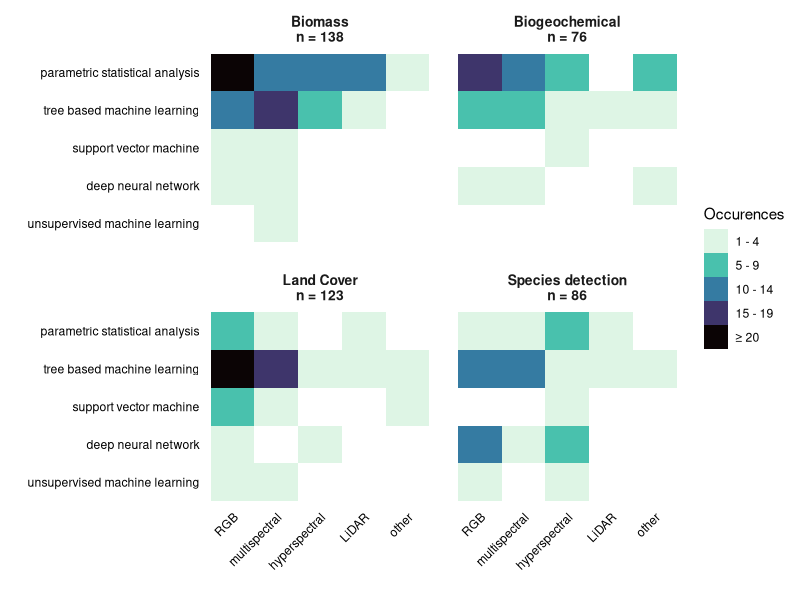
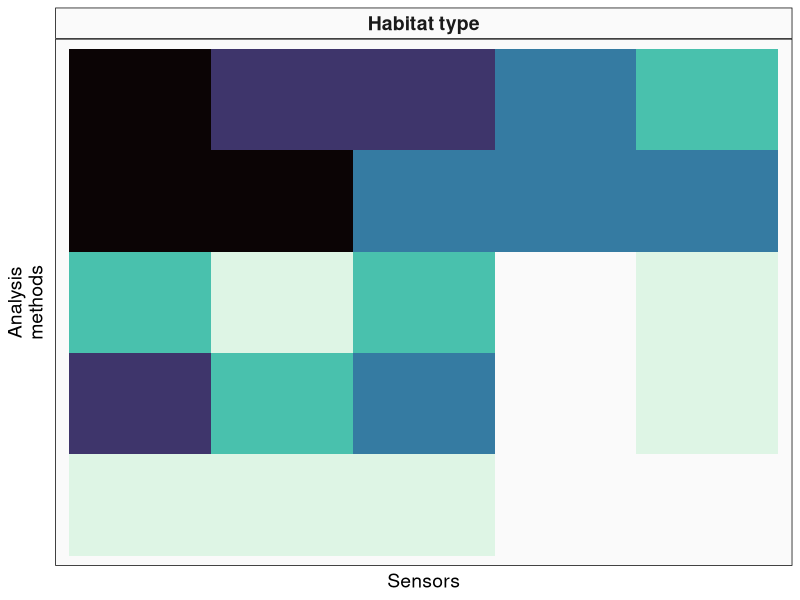
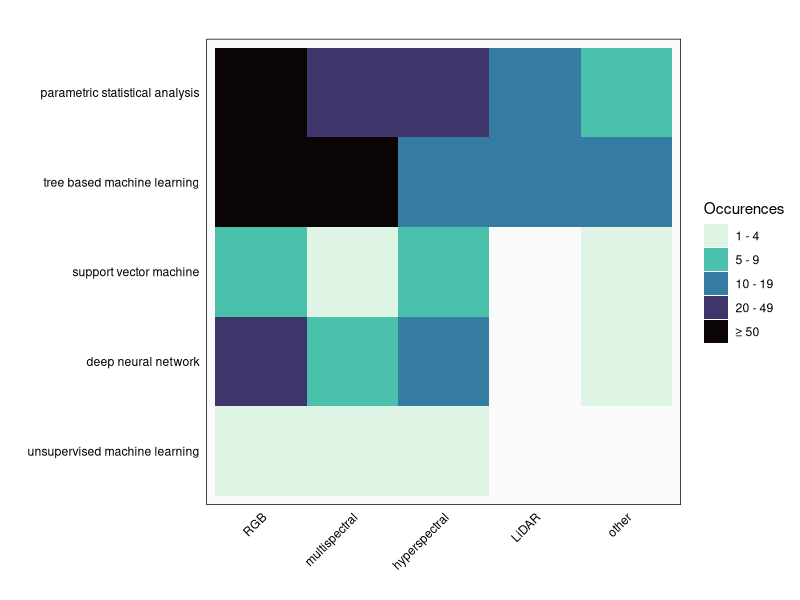
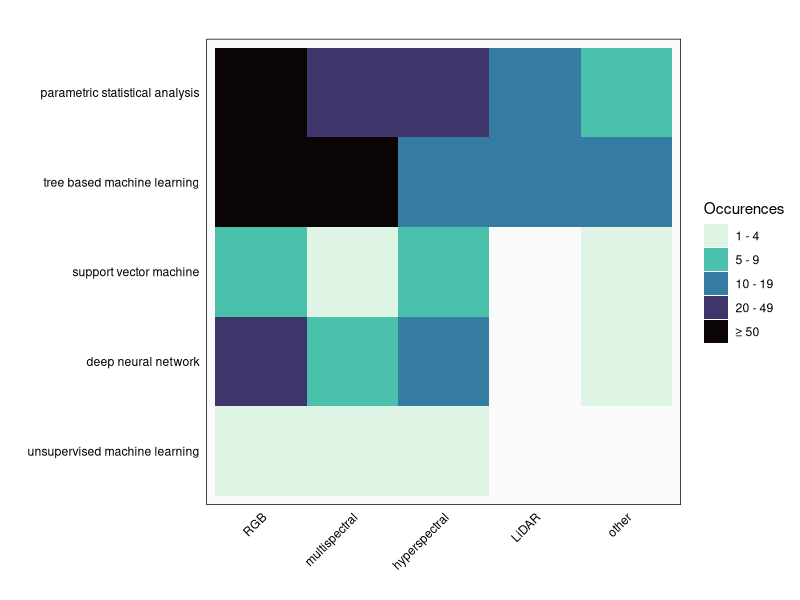
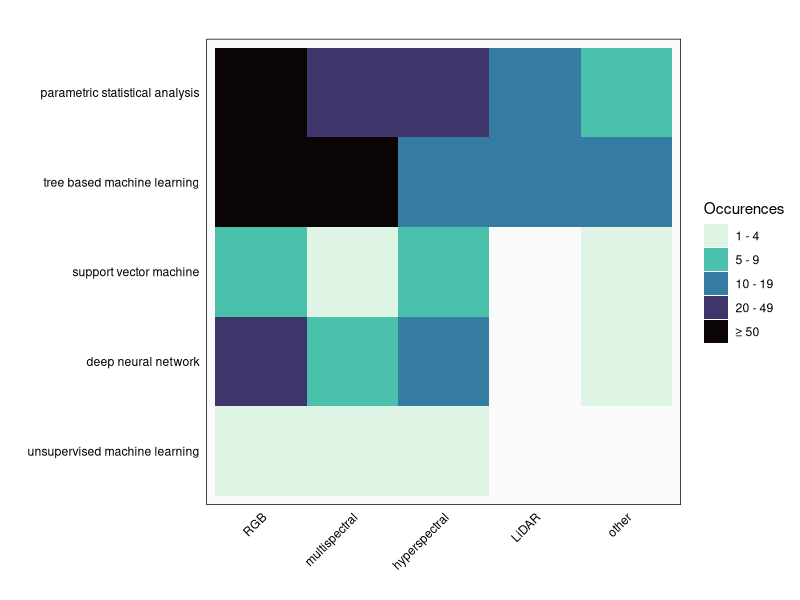

The R script that drew these images, in order:
### load packages

library(tidyverse)
library(ggplot2)
library(readxl)
library(RColorBrewer)
library(viridis)

################################################################################

### directly read the excel file and select rows for metadata (only once per DOI) and other data:
excel <- read_excel("data/data_extraction/data_extraction_final.xlsx", skip = 1, na = c("","NA"))
meta <- excel[,c(2:10,18:20,39:41)]
data <- excel[,c(2,11:17,21:37)]


### delete now empty rows to receive a "true" metadata table for our 272 articles
meta <- filter(meta, !(is.na(Title)))

### make variables into factors
str(meta)
meta[,c(2,6,8:14)] <- meta[,c(2,6,8:14)] |>
  mutate_if(sapply(meta[,c(2,6,8:14)], is.character), as.factor)


str(data)
data[,c(2:7,9:13,15:25)] <- data[,c(2:7,9:13,15:25)] |>
  mutate_if(sapply(data[,c(2:7,9:13,15:25)], is.character), as.factor)

table(data$algorithm_grouped)

################################################################################

### heatmaps of algorithm x sensor for all analysed traits (Biomass, land cover etc)

### we need following data:DOI, habitat quality, algorithm grouped and Sensor

combi <- data |>
  select(DOI, Sensor, Habitat_quality_grouped, algorithm_grouped) |>
  filter(!(is.na(algorithm_grouped) & is.na(Habitat_quality_grouped) & is.na(Sensor))) |> 
  group_by(DOI) |>                                      ### group articles by DOI 
  fill(algorithm_grouped,.direction = "down") |>        ### fill NAs by the variable that sits above 
  fill(Habitat_quality_grouped,.direction = "down") |>
  fill(Sensor, .direction = "down") |>
  ungroup()
           
table(combi$Sensor)

### combine custom / other sensor types
combi$Sensor <- case_when(
  combi$Sensor %in% c("hyperspectral", "hyperspectral (panchromatic)") ~ "hyperspectral",
  combi$Sensor == "multispectral" ~ "multispectral",
  combi$Sensor == "LiDAR" ~ "LiDAR",
  combi$Sensor == "RGB" ~ "RGB",
  combi$Sensor == "missing" ~ "missing",
  TRUE ~ "other"
)
table(combi$Sensor)

### define levels for algorithm and sensor
combi$Sensor <- factor(combi$Sensor,
                       levels = c("RGB", "multispectral", "hyperspectral", "LiDAR", "other", "missing"))



### combine algorithm types:

table(combi$algorithm_grouped)

### rename algorithms
combi$algorithm_grouped <- case_when(
  combi$algorithm_grouped %in% c("linear", "Non-linear") ~ "parametric statistical analysis",
  combi$algorithm_grouped == "tree" ~ "tree based machine learning",
  combi$algorithm_grouped == "svm" ~ "support vector machine",
  combi$algorithm_grouped %in% c("nn", "dlnn") ~ "deep neural network",
  combi$algorithm_grouped == "unsupervised" ~ "unsupervised machine learning",
  combi$algorithm_grouped == "missing" ~ "missing",
  TRUE ~ "other"
)

## sort factors for algorithms and habitat qualities
combi$algorithm_grouped <- factor(combi$algorithm_grouped,
                                  levels = c("missing","other",
                                             "unsupervised machine learning",
                                             "deep neural network",
                                             "support vector machine",
                                             "tree based machine learning",
                                             "parametric statistical analysis"))

combi$Habitat_quality_grouped <- factor(combi$Habitat_quality_grouped,
                                        levels = c("Biomass", "Biogeochemical", "Land Cover", "Species detection", "Other"))


table(combi$Sensor)
table(combi$algorithm_grouped)

######################################################

### create a new dataframe with observations counts for the use of algorithms per sensor
obs <- combi |>
  select(Habitat_quality_grouped, Sensor, algorithm_grouped) |>
  count(Sensor, algorithm_grouped, Habitat_quality_grouped) |>
  filter(Habitat_quality_grouped %in% c("Biogeochemical", "Biomass", "Land Cover", "Species detection"))  |>
  filter(Sensor %in% c("RGB", "multispectral", "hyperspectral", "LiDAR", "other")) |>
  filter(algorithm_grouped %in% c("deep neural network",
                                  "support vector machine",
                                  "unsupervised machine learning",
                                  "tree based machine learning",
                                  "parametric statistical analysis")) |>
  mutate(n = cut(n, breaks = c(1,5,10,15,20,50), right = F))

## rename number of obersations to prettier names
obs$n <- case_when(
  obs$n == "[1,5)" ~ "1 - 4",
  obs$n == "[5,10)" ~ "5 - 9",
  obs$n == "[10,15)" ~ "10 - 14",
  obs$n == "[15,20)" ~ "15 - 19",
  obs$n == "[20,50)" ~ "≥ 20",
  TRUE ~ "other"
)
obs
obs$n <- factor(obs$n,
                 levels = c("1 - 4","5 - 9","10 - 14","15 - 19","≥ 20"))

### define labels with number of observations for the habitat facets
table(combi$Habitat_quality_grouped)
habitats <- c(
  "Biomass" = "Biomass\nn = 138",
  "Biogeochemical" = "Biogeochemical\nn = 76",
  "Land Cover" = "Land Cover\nn = 123",
  "Species detection" = "Species detection\nn = 86"
)


### make a ggplot plot
ggplot(data = obs, aes(x = Sensor, y = algorithm_grouped, fill = n)) + 
  geom_tile() +
  facet_wrap(vars(Habitat_quality_grouped), 
             labeller = labeller(Habitat_quality_grouped = habitats))+
  # scale_fill_gradient(low = "#fef0d9", high = "#cb181d") + ### if gradient scale should be used
  scale_fill_viridis(discrete = T, option = "G", direction = -1) +
  labs(x = "", y = "", fill = "Occurences")+
  theme_minimal()+
  theme(axis.text.x = element_text(angle = 45, hjust = 1, color = "black"),
        axis.text.y = element_text(color = "black"),
        panel.grid.major = element_blank(),
        strip.text = element_text(size = 10,face = "bold"),
        panel.spacing = unit(1, "lines"))
        



#ggsave("figures/analysis.pdf", width = 16, height = 12, units = "cm")


################################################################################
### additional plot for presentationa

### count observations

### create a new dataframe with observations counts for the use of algorithms per sensor
obs <- combi |>
  select(Habitat_quality_grouped, Sensor, algorithm_grouped) |>
  count(Sensor, algorithm_grouped) |>
  filter(Sensor %in% c("RGB", "multispectral", "hyperspectral", "LiDAR", "other")) |>
  filter(algorithm_grouped %in% c("deep neural network",
                                  "support vector machine",
                                  "unsupervised machine learning",
                                  "tree based machine learning",
                                  "parametric statistical analysis")) |>
  mutate(n = cut(n, breaks = c(1,5,10,20,50,100), right = F))

## rename number of obersations to prettier names
obs$n <- case_when(
  obs$n == "[1,5)" ~ "1 - 4",
  obs$n == "[5,10)" ~ "5 - 9",
  obs$n == "[10,20)" ~ "10 - 19",
  obs$n == "[20,50)" ~ "20 - 49",
  obs$n == "[50,100)" ~ "≥ 50",
  TRUE ~ "other"
)
obs
obs$n <- factor(obs$n,
                levels = c("1 - 4","5 - 9","10 - 19","20 - 49","≥ 50"))



obs$title <- "Habitat type"
### make a ggplot plot
ggplot(data = obs, aes(x = Sensor, y = algorithm_grouped, fill = n)) + 
  geom_tile() +
  # scale_fill_gradient(low = "#fef0d9", high = "#cb181d") + ### if gradient scale should be used
  scale_fill_viridis(discrete = T, option = "G", direction = -1) +
  labs(x = "Sensors", y = "Analysis\nmethods", fill = "Occurences")+
  theme_minimal()+
  theme(axis.text.x = element_blank(),
        axis.text.y = element_blank(),
        panel.grid.major = element_blank(),
        strip.text = element_text(size = 10,face = "bold"),
        panel.spacing = unit(1, "lines"),
        axis.title=element_text(size=14))+
  theme(legend.position="none")+
 #ggtitle("Habitat type")+
  #theme(plot.title = element_text(size = 14, hjust = 0.5))+
  facet_grid(.~ title)+
  theme(strip.background = element_rect(fill = "#fafafa"),
        panel.background = element_rect(fill = "#fafafa"),
        plot.background = element_rect(fill= "transparent", color=NA))+
  theme(strip.text = element_text(size = 14))

#ggsave("figures/analysis_simple.pdf", width = 6, height = 6, units = "cm", bg = "transparent")
#ggsave("figures/analysis_simple.png", width = 6, height = 6, units = "cm", bg = "transparent")


################################################################################

### plot for scientific poster at GFÖ conference
obs$title <- ""
ggplot(data = obs, aes(x = Sensor, y = algorithm_grouped, fill = n)) + 
  geom_tile() +
  scale_fill_viridis(discrete = T, option = "G", direction = -1) +
  labs(x = "", y = "", fill = "Occurences")+
  facet_grid(.~ title)+
  theme_minimal()+
  theme(axis.text.x = element_text(angle = 45, hjust = 1, color = "black"),
        axis.text.y = element_text(color = "black"),
        panel.grid.major = element_blank(),
        panel.background = element_rect(fill = "#fafafa"),
        plot.background = element_rect(fill= "transparent", color=NA),
        strip.text = element_text(size = 14))

ggsave("figures/analysis_poster.pdf", width = 11, height = 6, units = "cm", bg = "transparent")
ggsave("figures/analysis_poster.png", width = 11, height = 6, units = "cm", bg = "transparent")
